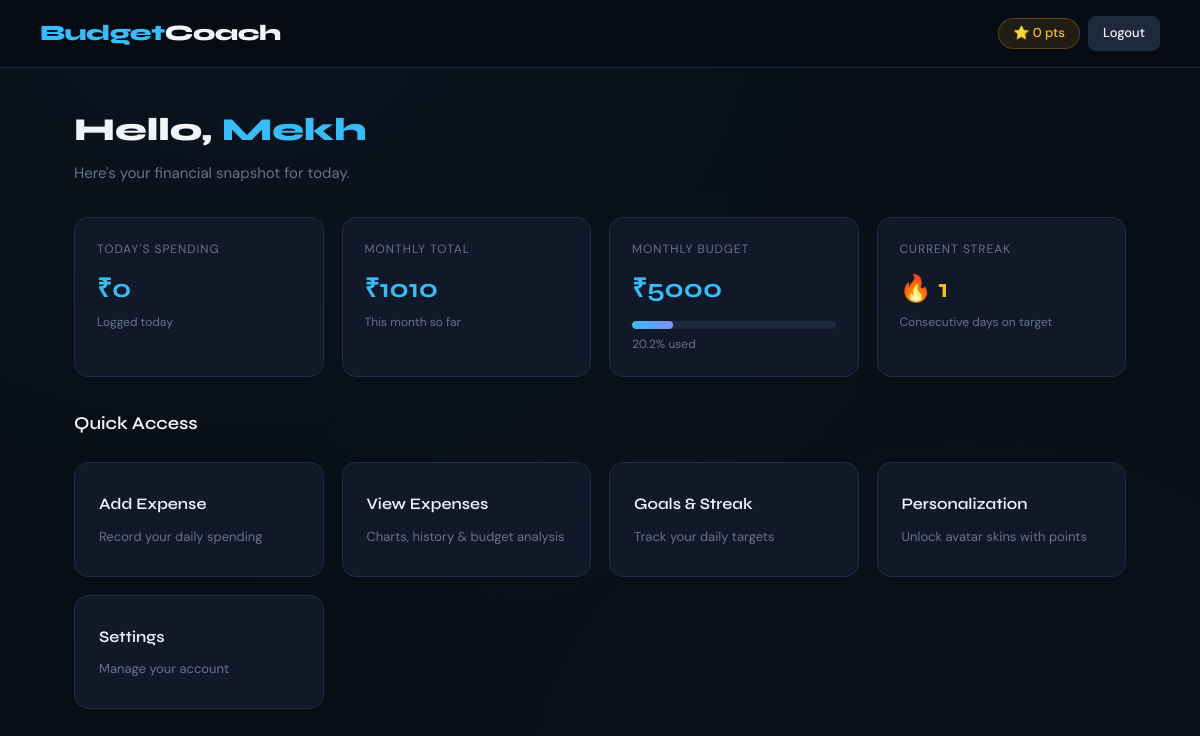
The page /dashboard (signed in) on the database as committed earlier.
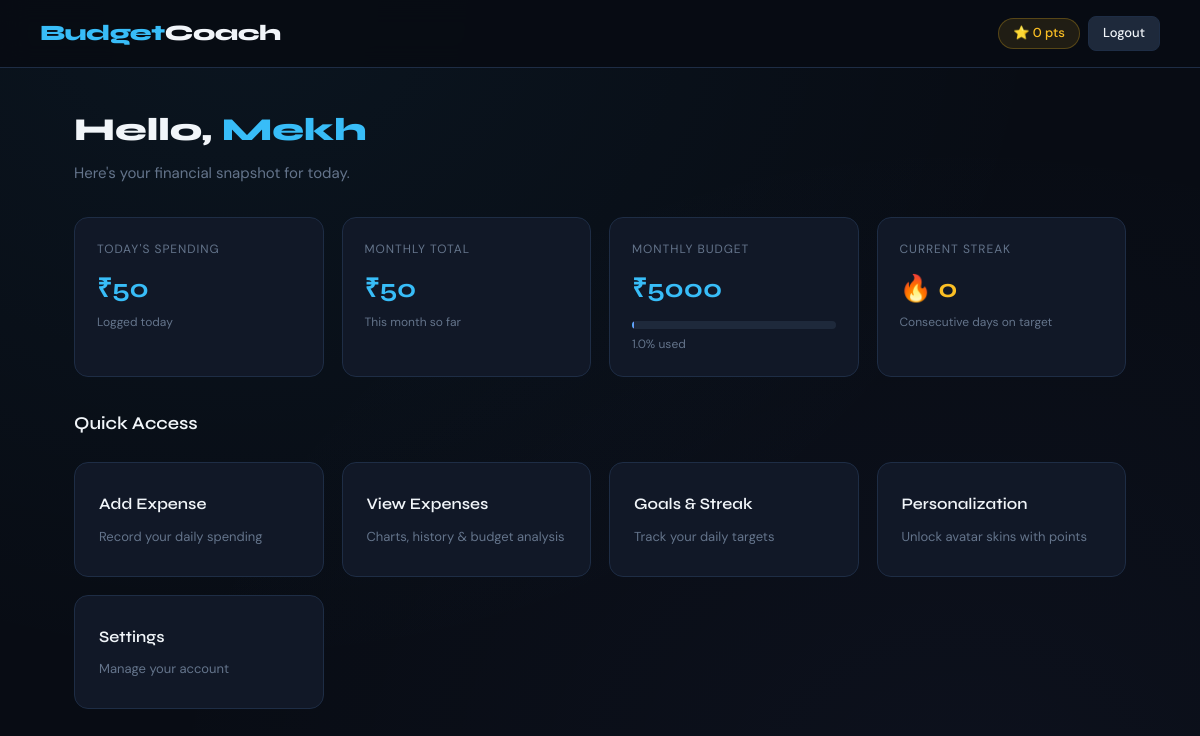
The same page on the database as committed later.
### tables this page shows
CREATE TABLE goals(
        user_id INTEGER PRIMARY KEY,
        streak INTEGER DEFAULT 0,
        last_date TEXT,
        points INTEGER DEFAULT 0
    );

CREATE TABLE users(
        id INTEGER PRIMARY KEY AUTOINCREMENT,
        username TEXT UNIQUE,
        password TEXT,
        gender TEXT
    );

CREATE TABLE budget(
        user_id INTEGER PRIMARY KEY,
        monthly_limit REAL,
        daily_target REAL DEFAULT 500
    );

### app.py (the view)
@app.route("/dashboard")
@login_required
def dashboard():
    db = get_db()
    cursor = db.cursor()
    user_id = get_user_id()
    cursor.execute("SELECT username, gender FROM users WHERE id=?", (user_id,))
    user = cursor.fetchone()
    cursor.execute("SELECT points, streak FROM goals WHERE user_id=?", (user_id,))
    goals = cursor.fetchone()
    today = datetime.now().strftime("%Y-%m-%d")
    cursor.execute("SELECT SUM(amount) FROM expenses WHERE user_id=? AND date=?", (user_id, today))
    today_total = cursor.fetchone()[0] or 0
    current_month = datetime.now().strftime("%Y-%m")
    cursor.execute("SELECT SUM(amount) FROM expenses WHERE user_id=? AND date LIKE ?", (user_id, f"{current_month}%"))
    month_total = cursor.fetchone()[0] or 0
    cursor.execute("SELECT monthly_limit FROM budget WHERE user_id=?", (user_id,))
    budget_row = cursor.fetchone()
    monthly_limit = budget_row["monthly_limit"] if budget_row else 0
    budget_pct = round((month_total / monthly_limit * 100), 1) if monthly_limit else 0
    budget_pct = min(budget_pct, 100)
    return render_template("dashboard.html",
        user=user,
        goals=goals,
        today_total=today_total,
        month_total=month_total,
        monthly_limit=monthly_limit,
        budget_pct=budget_pct
    )

### app.py (called while the page is built)
def get_db():
    conn = sqlite3.connect("database.db")
    conn.row_factory = sqlite3.Row
    return conn

def login_required(f):
    from functools import wraps
    @wraps(f)
    def decorated(*args, **kwargs):
        if "user_id" not in session:
            return redirect("/")
        return f(*args, **kwargs)
    return decorated

def get_user_id():
    return session["user_id"]

### templates/dashboard.html (shortened to what this page needs)
<!DOCTYPE html>
<html lang="en">
<head>
    <link rel="stylesheet" href="/static/css/style.css">
</head>
<body>
<div class="top-header">
    <div class="logo">Budget<span>Coach</span></div>
    <div class="header-nav">
        {% if goals %}
        <span class="points-pill">⭐ {{ goals['points'] }} pts</span>
        {% endif %}
        <a href="/logout" class="btn btn-secondary btn-sm">Logout</a>
    </div>
</div>
<div class="page-wrap">
    <div class="welcome-section fade-up">
        <h2>Hello, <span>{{ user['username'] }}</span></h2>
        <p>Here's your financial snapshot for today.</p>
    </div>
    <div class="cards-grid" style="grid-template-columns: repeat(auto-fill, minmax(200px, 1fr)); margin-bottom: 32px;">
        <div class="stat-card fade-up fade-up-1">
            <div class="stat-label">Today's Spending</div>
            <div class="stat-value">₹{{ "%.0f"|format(today_total) }}</div>
            <div class="stat-sub">Logged today</div>
        </div>
        <div class="stat-card fade-up fade-up-2">
            <div class="stat-label">Monthly Total</div>
            <div class="stat-value">₹{{ "%.0f"|format(month_total) }}</div>
            <div class="stat-sub">This month so far</div>
        </div>
        <div class="stat-card fade-up fade-up-3">
            <div class="stat-label">Monthly Budget</div>
            <div class="stat-value">
                {% if monthly_limit %}₹{{ "%.0f"|format(monthly_limit) }}{% else %}<span style="font-size:18px;color:var(--muted);">Not set</span>{% endif %}
            </div>
            {% if monthly_limit %}
            <div class="progress-wrap" style="margin-top:12px;">
                <div class="progress-bar {% if budget_pct >= 90 %}over{% endif %}" style="width:{{ budget_pct }}%;"></div>
            </div>
            <div class="stat-sub" style="margin-top:6px;">{{ budget_pct }}% used</div>
            {% endif %}
        </div>
        <div class="stat-card fade-up fade-up-4">
            <div class="stat-label">Current Streak</div>
            <div class="stat-value" style="color:var(--warn);">
                {% if goals %}🔥 {{ goals['streak'] }}{% else %}0{% endif %}
            </div>
            <div class="stat-sub">Consecutive days on target</div>
        </div>
    </div>
    <div class="section-title fade-up">Quick Access</div>
    <div class="cards-grid fade-up fade-up-1">
        <a href="/add-expense" class="nav-card">
            <h3>Add Expense</h3>
            <p>Record your daily spending</p>
        </a>
        <a href="/view-expenses" class="nav-card">
            <h3>View Expenses</h3>
            <p>Charts, history & budget analysis</p>
        </a>
        <a href="/goals" class="nav-card">
            <h3>Goals & Streak</h3>
            <p>Track your daily targets</p>
        </a>
        <a href="/personalization" class="nav-card">
            <h3>Personalization</h3>
            <p>Unlock avatar skins with points</p>
        </a>
        <a href="/settings" class="nav-card">
            <h3>Settings</h3>
            <p>Manage your account</p>
        </a>
    </div>
</div>
</body>
</html>

### static/css/style.css (style rules this page uses)
:root { --bg: #080c14; --surface: #0d1424; --card: #111827; --card-hover:#141f33; --border: #1e2d45; --accent: #38bdf8; --accent2: #818cf8; --accent3: #34d399; --danger: #f87171; --warn: #fbbf24; --text: #f1f5f9; --muted: #64748b; --subtle: #1e293b; --radius: 14px; --radius-sm: 8px; --shadow: 0 4px 24px rgba(0,0,0,0.4); --glow: 0 0 30px rgba(56,189,248,0.12); }
*, *::before, *::after { box-sizing: border-box; margin: 0; padding: 0; }
html { scroll-behavior: smooth; }
body { font-family: 'DM Sans', sans-serif; background: var(--bg); color: var(--text); min-height: 100vh; font-size: 15px; line-height: 1.6; background-image: radial-gradient(ellipse at 20% 0%, rgba(56,189,248,0.05) 0%, transparent 60%), radial-gradient(ellipse at 80% 100%, rgba(129,140,248,0.04) 0%, transparent 60%); }
.top-header { background: rgba(8,12,20,0.95); backdrop-filter: blur(12px); border-bottom: 1px solid var(--border); padding: 16px 40px; display: flex; align-items: center; justify-content: space-between; position: sticky; top: 0; z-index: 100; }
.logo { font-family: 'Syne', sans-serif; font-size: 22px; font-weight: 800; color: var(--accent); letter-spacing: -0.5px; }
.logo span { color: var(--text); }
.header-nav { display: flex; gap: 8px; align-items: center; }
.page-wrap { max-width: 1100px; margin: 0 auto; padding: 36px 24px; }
.cards-grid { display: grid; grid-template-columns: repeat(auto-fill, minmax(240px, 1fr)); gap: 18px; margin-top: 24px; }
.nav-card { background: var(--card); border: 1px solid var(--border); border-radius: var(--radius); padding: 28px 24px; text-decoration: none; color: var(--text); display: flex; flex-direction: column; gap: 10px; transition: all 0.25s ease; position: relative; overflow: hidden; }
.nav-card::before { content: ''; position: absolute; top: 0; left: 0; right: 0; height: 3px; background: linear-gradient(90deg, var(--accent), var(--accent2)); opacity: 0; transition: opacity 0.25s; }
.nav-card h3 { font-family: 'Syne', sans-serif; font-size: 16px; font-weight: 600; }
.nav-card p { font-size: 13px; color: var(--muted); }
.stat-card { background: var(--card); border: 1px solid var(--border); border-radius: var(--radius); padding: 22px; }
.stat-label { font-size: 12px; color: var(--muted); text-transform: uppercase; letter-spacing: 0.08em; margin-bottom: 8px; }
.stat-value { font-family: 'Syne', sans-serif; font-size: 26px; font-weight: 700; color: var(--accent); }
.stat-sub { font-size: 12px; color: var(--muted); margin-top: 4px; }
.btn { display: inline-flex; align-items: center; gap: 6px; padding: 10px 20px; border-radius: var(--radius-sm); font-family: 'DM Sans', sans-serif; font-size: 14px; font-weight: 500; cursor: pointer; border: none; transition: all 0.18s ease; text-decoration: none; }
.btn-secondary { background: var(--subtle); color: var(--text); border: 1px solid var(--border); }
.btn-sm { padding: 6px 14px; font-size: 13px; }
.progress-wrap { background: var(--subtle); border-radius: 99px; height: 8px; overflow: hidden; margin-top: 10px; }
.progress-bar { height: 100%; border-radius: 99px; background: linear-gradient(90deg, var(--accent), var(--accent2)); transition: width 0.6s ease; }
a { color: var(--accent); text-decoration: none; }
.section-title { font-family: 'Syne', sans-serif; font-size: 18px; font-weight: 600; margin-bottom: 16px; color: var(--text); }
.welcome-section { margin-bottom: 32px; }
.welcome-section h2 { font-family: 'Syne', sans-serif; font-size: 32px; font-weight: 800; color: var(--text); }
.welcome-section h2 span { color: var(--accent); }
.welcome-section p { color: var(--muted); margin-top: 6px; font-size: 15px; }
.points-pill { display: inline-flex; align-items: center; gap: 6px; background: rgba(251,191,36,0.1); border: 1px solid rgba(251,191,36,0.25); border-radius: 20px; padding: 4px 14px; font-size: 13px; color: var(--warn); font-weight: 500; }
.fade-up { animation: fadeUp 0.4s ease both; }
.fade-up-1 { animation-delay: 0.05s; }
.fade-up-2 { animation-delay: 0.1s; }
.fade-up-3 { animation-delay: 0.15s; }
.fade-up-4 { animation-delay: 0.2s; }

Rows that differ between the two databases and show on the page:
changed goals: streak "1" → "0"
Other text that changed with them:
{{ "%.0f"|format(today_total) }}: "0" → "50"
{{ "%.0f"|format(month_total) }}: "1010" → "50"
{{ budget_pct }}: 20.2 → 1.0 (drawn)
{{ budget_pct }}: "20.2" → "1.0"
